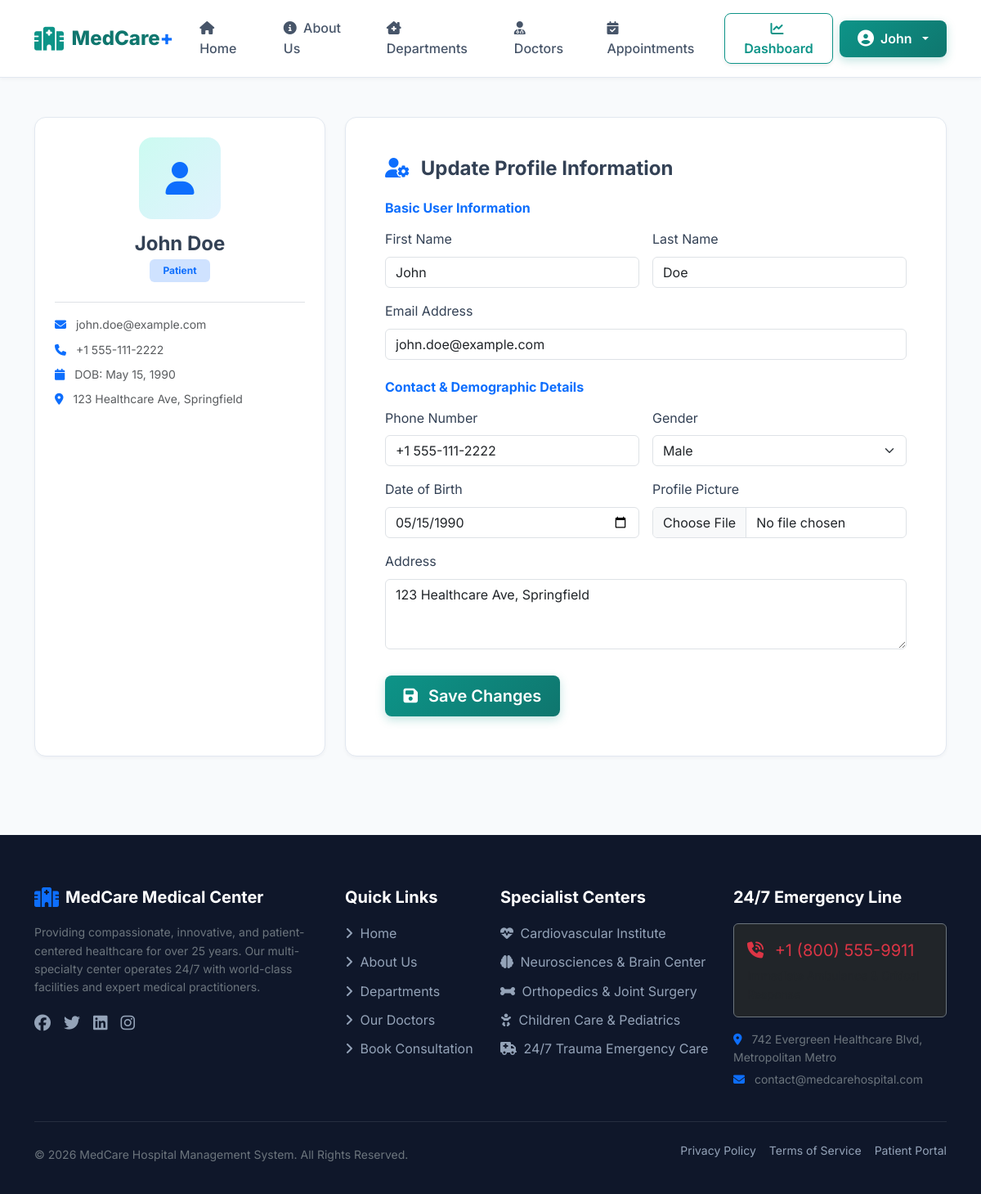
Page /profile/ (signed in) on the committed database.
### accounts/models.py (models this page shows, shortened)
class UserProfile(models.Model):
    ROLE_CHOICES = (
        ('PATIENT', 'Patient'),
        ('DOCTOR', 'Doctor'),
        ('ADMIN', 'Admin'),
    )
    GENDER_CHOICES = (
        ('M', 'Male'),
        ('F', 'Female'),
        ('O', 'Other'),
    )
    user = models.OneToOneField(User, on_delete=models.CASCADE, related_name='profile')
    role = models.CharField(max_length=10, choices=ROLE_CHOICES, default='PATIENT')
    phone = models.CharField(max_length=15, blank=True, null=True)
    address = models.TextField(blank=True, null=True)
    gender = models.CharField(max_length=1, choices=GENDER_CHOICES, blank=True, null=True)
    date_of_birth = models.DateField(blank=True, null=True)
    profile_picture = models.ImageField(upload_to='profile_pics/', blank=True, null=True)
    created_at = models.DateTimeField(auto_now_add=True)
    @property
    def is_patient(self):
        return self.role == 'PATIENT'
    @property
    def is_doctor(self):
        return self.role == 'DOCTOR'
    @property
    def is_admin_user(self):
        return self.role == 'ADMIN' or self.user.is_superuser

### accounts/views.py (the view)
# urls.py: path('profile/', views.profile_view, name='profile'),
@login_required
def profile_view(request):
    profile, _ = UserProfile.objects.get_or_create(user=request.user)
    if request.method == 'POST':
        u_form = UserUpdateForm(request.POST, instance=request.user)
        p_form = UserProfileForm(request.POST, request.FILES, instance=profile)
        if u_form.is_valid() and p_form.is_valid():
            u_form.save()
            p_form.save()
            messages.success(request, "Your profile details have been updated successfully!")
            return redirect('profile')
    else:
        u_form = UserUpdateForm(instance=request.user)
        p_form = UserProfileForm(instance=profile)
    return render(request, 'accounts/profile.html', {
        'u_form': u_form,
        'p_form': p_form,
        'profile': profile
    })

### templates/accounts/profile.html (shortened to what this page needs)
{% extends 'base.html' %}
{% block content %}
<div class="container py-5">
    <div class="row g-4">
        <div class="col-lg-4">
            <div class="medical-card p-4 text-center">
                {% if profile.profile_picture %}
                    <img src="{{ profile.profile_picture.url }}" alt="{{ user.username }}" class="rounded-circle mb-3 border border-3 border-primary" style="width: 130px; height: 130px; object-fit: cover;">
                {% else %}
                    <div class="icon-box-lg mx-auto mb-3" style="width: 100px; height: 100px; font-size: 2.5rem;">
                        <i class="fa-solid fa-user text-primary"></i>
                    </div>
                {% endif %}
                <h4 class="fw-bold mb-1">{{ user.get_full_name|default:user.username }}</h4>
                <span class="badge bg-primary-subtle text-primary fw-bold mb-3 px-3 py-2">
                    {{ profile.get_role_display|default:'Patient' }}
                </span>
                <div class="text-start border-top pt-3 mt-2">
                    <p class="small text-muted mb-2"><i class="fa-solid fa-envelope me-2 text-primary"></i> {{ user.email }}</p>
                    <p class="small text-muted mb-2"><i class="fa-solid fa-phone me-2 text-primary"></i> {{ profile.phone|default:'Not provided' }}</p>
                    <p class="small text-muted mb-2"><i class="fa-solid fa-calendar me-2 text-primary"></i> DOB: {{ profile.date_of_birth|default:'Not provided' }}</p>
                    <p class="small text-muted mb-0"><i class="fa-solid fa-location-dot me-2 text-primary"></i> {{ profile.address|default:'No address specified' }}</p>
                </div>
            </div>
        </div>
        <div class="col-lg-8">
            <div class="medical-card p-4 p-md-5">
                <h4 class="fw-bold mb-4"><i class="fa-solid fa-user-gear text-primary me-2"></i> Update Profile Information</h4>
                <form method="POST" enctype="multipart/form-data" action="">
                    <h6 class="text-primary fw-bold mb-3">Basic User Information</h6>
                    <div class="row g-3 mb-4">
                        <div class="col-md-6">
                            <label class="form-label font-weight-bold">First Name</label>
                            {{ u_form.first_name }}
                        </div>
                        <div class="col-md-6">
                            <label class="form-label font-weight-bold">Last Name</label>
                            {{ u_form.last_name }}
                        </div>
                        <div class="col-12">
                            <label class="form-label font-weight-bold">Email Address</label>
                            {{ u_form.email }}
                        </div>
                    </div>
                    <h6 class="text-primary fw-bold mb-3">Contact & Demographic Details</h6>
                    <div class="row g-3">
                        <div class="col-md-6">
                            <label class="form-label font-weight-bold">Phone Number</label>
                            {{ p_form.phone }}
                        </div>
                        <div class="col-md-6">
                            <label class="form-label font-weight-bold">Gender</label>
                            {{ p_form.gender }}
                        </div>
                        <div class="col-md-6">
                            <label class="form-label font-weight-bold">Date of Birth</label>
                            {{ p_form.date_of_birth }}
                        </div>
                        <div class="col-md-6">
                            <label class="form-label font-weight-bold">Profile Picture</label>
                            {{ p_form.profile_picture }}
                        </div>
                        <div class="col-12">
                            <label class="form-label font-weight-bold">Address</label>
                            {{ p_form.address }}
                        </div>
                    </div>
                    <div class="mt-4 pt-2">
                        <button type="submit" class="btn btn-primary btn-lg">
                            <i class="fa-solid fa-floppy-disk me-2"></i> Save Changes
                        </button>
                    </div>
                </form>
            </div>
        </div>
    </div>
</div>
{% endblock %}

### templates/base.html (shortened to what this page needs)
{% load static %}
<!DOCTYPE html>
<html lang="en">
<head>
    <link href="https://cdn.jsdelivr.net/npm/bootstrap@5.3.2/dist/css/bootstrap.min.css" rel="stylesheet">
    <link rel="stylesheet" href="https://cdnjs.cloudflare.com/ajax/libs/font-awesome/6.5.1/css/all.min.css">
    <link rel="stylesheet" href="{% static 'css/style.css' %}">
</head>
<body>
    <nav class="navbar navbar-expand-lg navbar-custom">
        <div class="container">
            <a class="navbar-brand" href="{% url 'home' %}">
                <i class="fa-solid fa-hospital"></i>
                <span>MedCare<span class="text-primary">+</span></span>
            </a>
            <div class="collapse navbar-collapse" id="navbarMain">
                <ul class="navbar-nav mx-auto mb-2 mb-lg-0">
                    <li class="nav-item">
                        <a class="nav-link {% if request.resolver_match.url_name == 'home' %}active{% endif %}" href="{% url 'home' %}">
                            <i class="fa-solid fa-house me-1"></i> Home
                        </a>
                    </li>
                    <li class="nav-item">
                        <a class="nav-link {% if request.resolver_match.url_name == 'about' %}active{% endif %}" href="{% url 'about' %}">
                            <i class="fa-solid fa-circle-info me-1"></i> About Us
                        </a>
                    </li>
                    <li class="nav-item">
                        <a class="nav-link {% if 'department' in request.path %}active{% endif %}" href="{% url 'department_list' %}">
                            <i class="fa-solid fa-clinic-medical me-1"></i> Departments
                        </a>
                    </li>
                    <li class="nav-item">
                        <a class="nav-link {% if 'doctor' in request.path and 'login' not in request.path and 'dashboard' not in request.path %}active{% endif %}" href="{% url 'doctor_list' %}">
                            <i class="fa-solid fa-user-md me-1"></i> Doctors
                        </a>
                    </li>
                    <li class="nav-item">
                        <a class="nav-link {% if 'book' in request.path %}active{% endif %}" href="{% url 'book_appointment' %}">
                            <i class="fa-solid fa-calendar-check me-1"></i> Appointments
                        </a>
                    </li>
                </ul>
                <div class="d-flex align-items-center gap-2">
                    {% if user.is_authenticated %}
                        <a href="{% url 'dashboard_redirect' %}" class="btn btn-outline-primary shadow-sm">
                            <i class="fa-solid fa-chart-line me-1"></i> Dashboard
                        </a>
                        <div class="dropdown">
                            <button class="btn btn-primary dropdown-toggle d-flex align-items-center gap-2" type="button" data-bs-toggle="dropdown" aria-expanded="false">
                                <i class="fa-solid fa-user-circle fs-5"></i>
                                <span>{{ user.first_name|default:user.username }}</span>
                            </button>
                        </div>
                    {% endif %}
                </div>
            </div>
        </div>
    </nav>
    <main class="flex-grow-1">
        {% block content %}{% endblock %}
    </main>
    <footer class="footer-custom mt-5">
        <div class="container">
            <div class="row g-4">
                <div class="col-lg-4 col-md-6">
                    <h5 class="d-flex align-items-center gap-2">
                        <i class="fa-solid fa-hospital text-primary fs-4"></i>
                        <span>MedCare Medical Center</span>
                    </h5>
                    <p class="small text-secondary mt-3">
                        Providing compassionate, innovative, and patient-centered healthcare for over 25 years. Our multi-specialty center operates 24/7 with world-class facilities and expert medical practitioners.
                    </p>
                    <div class="d-flex gap-3 mt-3 fs-5">
                        <a href="#" class="footer-link"><i class="fa-brands fa-facebook"></i></a>
                        <a href="#" class="footer-link"><i class="fa-brands fa-twitter"></i></a>
                        <a href="#" class="footer-link"><i class="fa-brands fa-linkedin"></i></a>
                        <a href="#" class="footer-link"><i class="fa-brands fa-instagram"></i></a>
                    </div>
                </div>
                <div class="col-lg-2 col-md-6">
                    <h5>Quick Links</h5>
                    <a href="{% url 'home' %}" class="footer-link"><i class="fa-solid fa-angle-right me-1"></i> Home</a>
                    <a href="{% url 'about' %}" class="footer-link"><i class="fa-solid fa-angle-right me-1"></i> About Us</a>
                    <a href="{% url 'department_list' %}" class="footer-link"><i class="fa-solid fa-angle-right me-1"></i> Departments</a>
                    <a href="{% url 'doctor_list' %}" class="footer-link"><i class="fa-solid fa-angle-right me-1"></i> Our Doctors</a>
                    <a href="{% url 'book_appointment' %}" class="footer-link"><i class="fa-solid fa-angle-right me-1"></i> Book Consultation</a>
                </div>
                <div class="col-lg-3 col-md-6">
                    <h5>Specialist Centers</h5>
                    <span class="footer-link"><i class="fa-solid fa-heartbeat me-1"></i> Cardiovascular Institute</span>
                    <span class="footer-link"><i class="fa-solid fa-brain me-1"></i> Neurosciences & Brain Center</span>
                    <span class="footer-link"><i class="fa-solid fa-bone me-1"></i> Orthopedics & Joint Surgery</span>
                    <span class="footer-link"><i class="fa-solid fa-baby me-1"></i> Children Care & Pediatrics</span>
                    <span class="footer-link"><i class="fa-solid fa-ambulance me-1"></i> 24/7 Trauma Emergency Care</span>
                </div>
                <div class="col-lg-3 col-md-6">
                    <h5>24/7 Emergency Line</h5>
                    <div class="p-3 bg-dark rounded border border-secondary mb-3">
                        <div class="text-danger font-weight-bold fs-5"><i class="fa-solid fa-phone-volume me-2"></i> +1 (800) 555-9911</div>
                        <div class="small text-muted mt-1">Immediate Ambulance & Critical Response</div>
                    </div>
                    <p class="small text-secondary mb-1"><i class="fa-solid fa-location-dot me-2 text-primary"></i> 742 Evergreen Healthcare Blvd, Metropolitan Metro</p>
                    <p class="small text-secondary"><i class="fa-solid fa-envelope me-2 text-primary"></i> contact@medcarehospital.com</p>
                </div>
            </div>
            <hr class="border-secondary my-4">
            <div class="d-flex flex-column flex-sm-row justify-content-between align-items-center small text-secondary">
                <p class="mb-0">&copy; 2026 MedCare Hospital Management System. All Rights Reserved.</p>
                <div class="d-flex gap-3">
                    <a href="#" class="footer-link">Privacy Policy</a>
                    <a href="#" class="footer-link">Terms of Service</a>
                    <a href="#" class="footer-link">Patient Portal</a>
                </div>
            </div>
        </div>
    </footer>
</body>
</html>

### rows in the picture
UserProfile: role "Patient", phone "+1 555-111-2222", date_of_birth "May 15, 1990", address "123 Healthcare Ave, Springfield", gender "Male", date_of_birth "05/15/1990"

### other values in the picture
{{ user.first_name|default:user.username }} "John"
{{ user.get_full_name|default:user.username }} "John Doe"
{{ user.email }} "john.doe@example.com"
